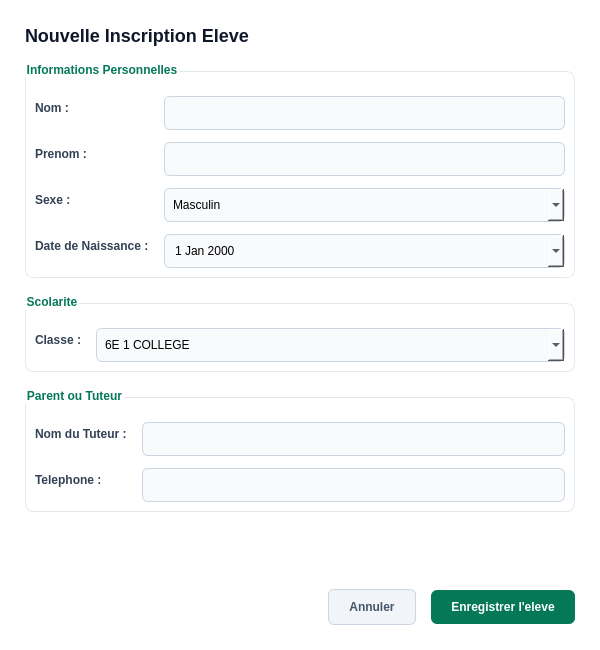
<?xml version="1.0" encoding="UTF-8"?>
<ui version="4.0">
 <class>DialogInscription</class>
 <widget class="QDialog" name="DialogInscription">
  <property name="geometry">
   <rect>
    <x>0</x>
    <y>0</y>
    <width>600</width>
    <height>650</height>
   </rect>
  </property>
  <property name="windowTitle">
   <string>Inscription d'un nouvel eleve</string>
  </property>
  <property name="styleSheet">
   <string>
    QDialog { background-color: #ffffff; font-family: 'Segoe UI', sans-serif; }
    QLineEdit, QComboBox, QDateEdit {
        border: 1px solid #cbd5e1;
        border-radius: 6px;
        padding: 8px;
        background-color: #f8fafc;
    }
    QLineEdit:focus, QComboBox:focus, QDateEdit:focus {
        border: 1px solid #047857;
        background-color: #ffffff;
    }
    QLabel { color: #334155; font-weight: bold; font-size: 12px; }
   </string>
  </property>
  <layout class="QVBoxLayout" name="mainLayout">
   <property name="spacing">
    <number>15</number>
   </property>
   <property name="leftMargin">
    <number>25</number>
   </property>
   <property name="topMargin">
    <number>25</number>
   </property>
   <property name="rightMargin">
    <number>25</number>
   </property>
   <property name="bottomMargin">
    <number>25</number>
   </property>

   <!-- TITRE MODAL -->
   <item>
    <widget class="QLabel" name="lbl_title">
     <property name="styleSheet">
      <string>font-size: 18px; font-weight: bold; color: #0f172a;</string>
     </property>
     <property name="text">
      <string>Nouvelle Inscription Eleve</string>
     </property>
    </widget>
   </item>

   <!-- SECTION 1: IDENTITE ELEVE -->
   <item>
    <widget class="QGroupBox" name="group_eleve">
     <property name="styleSheet">
      <string>QGroupBox { font-weight: bold; color: #047857; border: 1px solid #e2e8f0; border-radius: 8px; margin-top: 10px; padding-top: 15px; }</string>
     </property>
     <property name="title">
      <string>Informations Personnelles</string>
     </property>
     <layout class="QFormLayout" name="form_eleve">
      <property name="horizontalSpacing">
       <number>15</number>
      </property>
      <property name="verticalSpacing">
       <number>12</number>
      </property>
      <item row="0" column="0">
       <widget class="QLabel" name="lbl_nom">
        <property name="text">
         <string>Nom :</string>
        </property>
       </widget>
      </item>
      <item row="0" column="1">
       <widget class="QLineEdit" name="input_nom"/>
      </item>
      <item row="1" column="0">
       <widget class="QLabel" name="lbl_prenom">
        <property name="text">
         <string>Prenom :</string>
        </property>
       </widget>
      </item>
      <item row="1" column="1">
       <widget class="QLineEdit" name="input_prenom"/>
      </item>
      <item row="2" column="0">
       <widget class="QLabel" name="lbl_sexe">
        <property name="text">
         <string>Sexe :</string>
        </property>
       </widget>
      </item>
      <item row="2" column="1">
       <widget class="QComboBox" name="combo_sexe">
        <item>
         <property name="text">
          <string>Masculin</string>
         </property>
        </item>
        <item>
         <property name="text">
          <string>Feminin</string>
         </property>
        </item>
       </widget>
      </item>
      <item row="3" column="0">
       <widget class="QLabel" name="lbl_dob">
        <property name="text">
         <string>Date de Naissance :</string>
        </property>
       </widget>
      </item>
      <item row="3" column="1">
       <widget class="QDateEdit" name="date_dob">
        <property name="calendarPopup">
         <bool>true</bool>
        </property>
       </widget>
      </item>
     </layout>
    </widget>
   </item>

   <!-- SECTION 2: AFFECTATION ACADEMIQUE -->
   <item>
    <widget class="QGroupBox" name="group_scolaire">
     <property name="styleSheet">
      <string>QGroupBox { font-weight: bold; color: #047857; border: 1px solid #e2e8f0; border-radius: 8px; margin-top: 10px; padding-top: 15px; }</string>
     </property>
     <property name="title">
      <string>Scolarite</string>
     </property>
     <layout class="QFormLayout" name="form_scolaire">
      <property name="horizontalSpacing">
       <number>15</number>
      </property>
      <property name="verticalSpacing">
       <number>12</number>
      </property>
      <item row="0" column="0">
       <widget class="QLabel" name="lbl_class_assign">
        <property name="text">
         <string>Classe :</string>
        </property>
       </widget>
      </item>
      <item row="0" column="1">
       <widget class="QComboBox" name="combo_class_assign">
        <item>
         <property name="text">
          <string>6E 1 COLLEGE</string>
         </property>
        </item>
        <item>
         <property name="text">
          <string>CE1 A FRANCOPHONE</string>
         </property>
        </item>
        <item>
         <property name="text">
          <string>2ND A LYCEE</string>
         </property>
        </item>
       </widget>
      </item>
     </layout>
    </widget>
   </item>

   <!-- SECTION 3: PARENT / TUTEUR -->
   <item>
    <widget class="QGroupBox" name="group_parent">
     <property name="styleSheet">
      <string>QGroupBox { font-weight: bold; color: #047857; border: 1px solid #e2e8f0; border-radius: 8px; margin-top: 10px; padding-top: 15px; }</string>
     </property>
     <property name="title">
      <string>Parent ou Tuteur</string>
     </property>
     <layout class="QFormLayout" name="form_parent">
      <property name="horizontalSpacing">
       <number>15</number>
      </property>
      <property name="verticalSpacing">
       <number>12</number>
      </property>
      <item row="0" column="0">
       <widget class="QLabel" name="lbl_parent_nom">
        <property name="text">
         <string>Nom du Tuteur :</string>
        </property>
       </widget>
      </item>
      <item row="0" column="1">
       <widget class="QLineEdit" name="input_parent_nom"/>
      </item>
      <item row="1" column="0">
       <widget class="QLabel" name="lbl_parent_phone">
        <property name="text">
         <string>Telephone :</string>
        </property>
       </widget>
      </item>
      <item row="1" column="1">
       <widget class="QLineEdit" name="input_parent_phone"/>
      </item>
     </layout>
    </widget>
   </item>

   <item>
    <spacer name="spacer_dialog">
     <property name="orientation">
      <enum>Qt::Vertical</enum>
     </property>
     <property name="sizeHint" stdset="0">
      <size>
       <width>20</width>
       <height>40</height>
      </size>
     </property>
    </spacer>
   </item>

   <!-- BOUTONS DE VALIDATION -->
   <item>
    <layout class="QHBoxLayout" name="buttonLayout">
     <item>
      <spacer name="sp_btn">
       <property name="orientation">
        <enum>Qt::Horizontal</enum>
       </property>
       <property name="sizeHint" stdset="0">
        <size>
         <width>40</width>
         <height>20</height>
        </size>
       </property>
      </spacer>
     </item>
     <item>
      <widget class="QPushButton" name="btn_cancel">
       <property name="styleSheet">
        <string>background-color: #f1f5f9; color: #475569; border: 1px solid #cbd5e1; border-radius: 6px; padding: 10px 20px; font-weight: bold;</string>
       </property>
       <property name="text">
        <string>Annuler</string>
       </property>
      </widget>
     </item>
     <item>
      <widget class="QPushButton" name="btn_save">
       <property name="styleSheet">
        <string>background-color: #047857; color: #ffffff; border: none; border-radius: 6px; padding: 10px 20px; font-weight: bold;</string>
       </property>
       <property name="text">
        <string>Enregistrer l'eleve</string>
       </property>
      </widget>
     </item>
    </layout>
   </item>
  </layout>
 </widget>
 <resources/>
 <connections/>
</ui>
